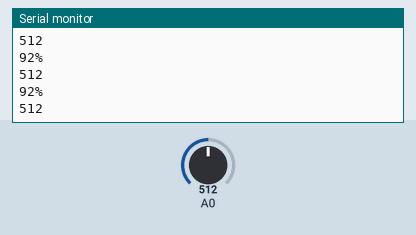
Recording of a sketch running on a simulated Arduino Uno, built with avr-gcc and run on an emulated ATmega328P. Parts: the last lines printed to the serial monitor. The inputs (shaded band) are chosen by the test bench; at power-on: A0 = 512.

Above: at 1.7 s.
1.8 s: A0 set to 716
At 2.9 s:
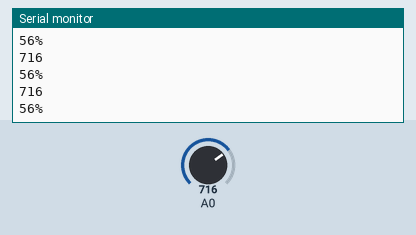
3.3 s: A0 set to 900
At 4.2 s:
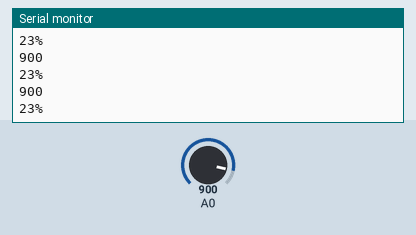
Timing chart, 0 to 6.3 s (numbered marks = the images above; inputs shaded):
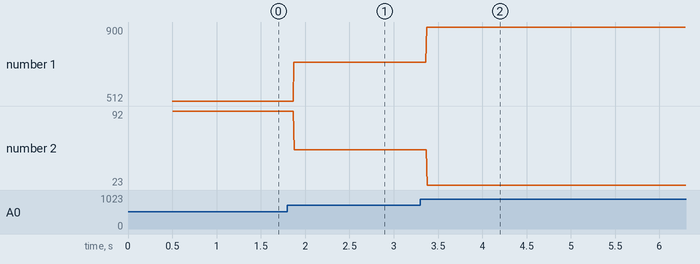

The sketch:

Calibrator_moisture_sensor.ino
```cpp
 int dry = 1024;                //1024 (previous reading)
int wet = 465;                 //780 (previous reading)
void setup()
{
  Serial.begin(9600);
  delay(500);
}

void loop() {
  int sensorVal = analogRead(A0);
  Serial.println(sensorVal);
  int percent = map(sensorVal,wet, dry, 100, 0);
  Serial.print(percent);
  Serial.println("%");

}
```

Measured:
- after the input at 1.8 s, the serial monitor: prints a new line after 0.07 s (image 1)
- after the input at 3.3 s, the serial monitor: prints a new line after 0.07 s (image 2)
- plotted number 1: 512 → 716 after the input at 1.8 s, 716 → 900 after the input at 3.3 s
- plotted number 2: 92 → 56 after the input at 1.8 s, 56 → 23 after the input at 3.3 s
